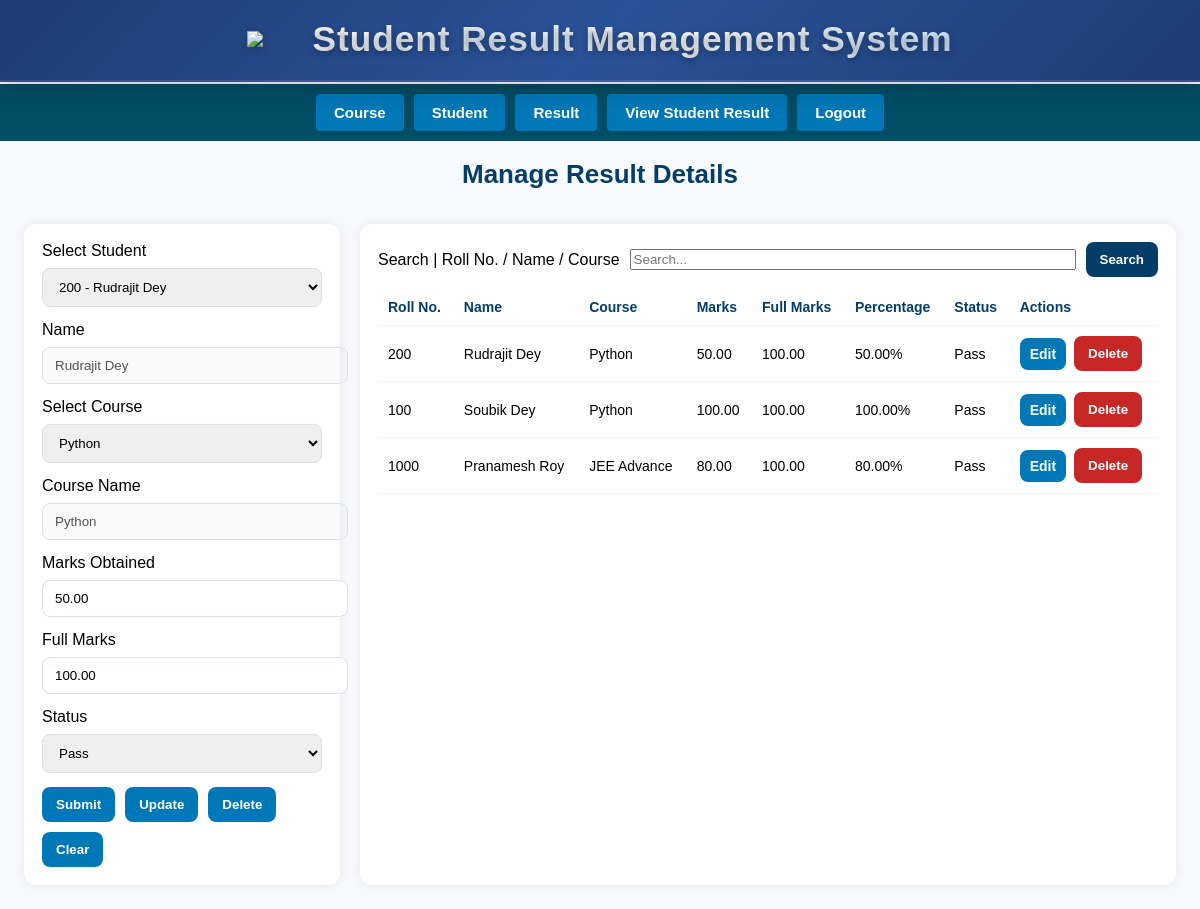
The app's page /add_result/?edit=1 with its own data.
### Home/models.py (models this page shows, shortened)
class Result(models.Model):
    STATUS_CHOICES = [
        ('Pass', 'Pass'),
        ('Fail', 'Fail'),
    ]
    student = models.ForeignKey(Student, on_delete=models.CASCADE)
    course = models.ForeignKey(Course, on_delete=models.CASCADE)
    marks_obtained = models.DecimalField(max_digits=5, decimal_places=2)
    full_marks = models.DecimalField(max_digits=5, decimal_places=2)
    percentage = models.DecimalField(max_digits=5, decimal_places=2, editable=False)
    status = models.CharField(max_length=10, choices=STATUS_CHOICES, default='Fail')
    created_date = models.DateTimeField(auto_now_add=True)
    updated_date = models.DateTimeField(auto_now=True)

class Student(models.Model):
    GENDER_CHOICES = [
        ('M', 'Male'),
        ('F', 'Female'),
        ('O', 'Other'),
    ]
    roll_no = models.CharField(max_length=50, unique=True)
    name = models.CharField(max_length=100)
    dob = models.DateField()
    contact = models.CharField(max_length=20)
    email = models.EmailField()
    course = models.ForeignKey(Course, on_delete=models.CASCADE)
    gender = models.CharField(max_length=1, choices=GENDER_CHOICES)
    admission_date = models.DateField()
    state = models.CharField(max_length=100)
    city = models.CharField(max_length=100)
    pin_code = models.CharField(max_length=10)
    address = models.TextField()
    def __str__(self):
        return f"{self.roll_no} - {self.name}"

class Course(models.Model):
    name = models.CharField(max_length=100)
    duration = models.CharField(max_length=50)
    charges = models.DecimalField(max_digits=10, decimal_places=2)
    description = models.TextField()
    def __str__(self):
        return self.name

### Home/views.py (the view, shortened to what this page needs)
# urls.py: path('add_result/', views.manage_result, name='manage_result'),
def manage_result(request):
    results = Result.objects.all().select_related('student', 'course')
    form = ResultForm()
    selected_id = None
    student_name = ""
    course_name = ""
    if request.method == 'GET' and request.GET.get('edit'):
        rid = request.GET.get('edit')
        result = get_object_or_404(Result, id=rid)
        form = ResultForm(instance=result)
        selected_id = result.id
        student_name = result.student.name
        course_name = result.course.name
    query = request.GET.get("search")
    context = {
        "results": results,
        "form": form,
        "selected_id": selected_id,
        "student_name": student_name,
        "course_name": course_name
    }
    return render(request, "add_result.html", context)

### Home/forms.py
class ResultForm(forms.ModelForm):
    class Meta:
        model = Result
        fields = ['student', 'course', 'marks_obtained', 'full_marks', 'status']
        widgets = {
            'student': forms.Select(attrs={'class': 'input-box'}),
            'course': forms.Select(attrs={'class': 'input-box'}),
            'marks_obtained': forms.NumberInput(attrs={'placeholder': 'Enter marks obtained', 'class': 'input-box', 'step': '0.01'}),
            'full_marks': forms.NumberInput(attrs={'placeholder': 'Enter full marks', 'class': 'input-box', 'step': '0.01'}),
            'status': forms.Select(attrs={'class': 'input-box'}),
        }

### templates/add_result.html (shortened to what this page needs)
{% extends "base.html" %}
{% load static %}
{% block body %}
<!DOCTYPE html>
<html lang="en">
<head>
    <link rel="stylesheet" href="{% static 'css/add_result.css' %}?v=1.0">
</head>
<body>
    <div class="page-title">
    <h2>Manage Result Details</h2>
    </div>
<div class="container">
    <div class="main-box">
        <div class="left-panel">
            <form method="POST">
                <label>Select Student</label>
                {{ form.student }}
                <label>Name</label>
                <input type="text" class="input-box" value="{{ student_name }}" disabled>
                <label>Select Course</label>
                {{ form.course }}
                <label>Course Name</label>
                <input type="text" class="input-box" value="{{ course_name }}" disabled>
                <label>Marks Obtained</label>
                {{ form.marks_obtained }}
                <label>Full Marks</label>
                {{ form.full_marks }}
                <label>Status</label>
                {{ form.status }}
                <div class="btn-row">
                    <button type="submit" name="save" class="save">Submit</button>
                    <button type="submit" name="update" class="update">Update</button>
                    <button type="submit" name="delete" class="delete">Delete</button>
                    <button type="submit" name="clear" class="clear">Clear</button>
                </div>
            </form>
        </div>
        <div class="right-panel">
            <form method="GET" class="search-row">
                <label>Search | Roll No. / Name / Course</label>
                <input type="text" name="search" placeholder="Search...">
                <button type="submit" class="search-btn">Search</button>
            </form>
            <div class="table-box">
                <table>
                    <thead>
                        <tr>
                            <th>Roll No.</th>
                            <th>Name</th>
                            <th>Course</th>
                            <th>Marks</th>
                            <th>Full Marks</th>
                            <th>Percentage</th>
                            <th>Status</th>
                            <th>Actions</th>
                        </tr>
                    </thead>
                    <tbody>
                        {% for r in results %}
                        <tr>
                            <td>{{ r.student.roll_no }}</td>
                            <td>{{ r.student.name }}</td>
                            <td>{{ r.course.name }}</td>
                            <td>{{ r.marks_obtained }}</td>
                            <td>{{ r.full_marks }}</td>
                            <td>{{ r.percentage|floatformat:2 }}%</td>
                            <td>{{ r.status }}</td>
                            <td class="actions-cell">
                                <div class="actions">
                                    <a class="edit-btn" href="?edit={{ r.id }}">Edit</a>
                                    <form method="POST" class="inline-delete">
                                        <button type="submit" name="delete" class="delete-row">Delete</button>
                                    </form>
                                </div>
                            </td>
                        </tr>
                        {% empty %}
                        <tr><td colspan="8">No records found</td></tr>
                        {% endfor %}
                    </tbody>
                </table>
            </div>
        </div>
    </div>
</div>
</body>
</html>
{% endblock %}

### static/css/dashboard.css (style rules this page uses)
body { margin: 0; font-family: 'Poppins', sans-serif; background: #f8f9fc; }
.container { display: flex; gap: 25px; padding: 25px; }

### static/css/add_result.css (style rules this page uses)
body { margin: 0; font-family: 'Poppins', sans-serif; background: #f8f9fc; }
.container { max-width: 1200px; margin: 0 auto; padding: 24px; }
.main-box { display: grid; grid-template-columns: 1fr 1.6fr; gap: 20px; }
.left-panel, .right-panel { background: #fff; border-radius: 12px; box-shadow: 0 0 10px rgba(0, 0, 0, 0.08); padding: 18px; }
.input-box, select { width: 100%; padding: 10px 12px; border: 1px solid #d7e1ea; border-radius: 8px; margin: 8px 0 14px; }
.btn-row { display: flex; gap: 10px; flex-wrap: wrap; }
button { padding: 10px 14px; border: 0; border-radius: 8px; background: #0077b6; color: #fff; font-weight: 700; cursor: pointer; }
.search-row { display: flex; gap: 10px; align-items: center; margin-bottom: 12px; flex-wrap: wrap; }
.search-row input { flex: 1; min-width: 200px; }
.search-btn { background: #043e68; }
.table-box { overflow: auto; }
table { width: 100%; border-collapse: collapse; min-width: 780px; }
th, td { padding: 10px; border-bottom: 1px solid #eef2f7; text-align: left; font-size: 14px; }
th { color: #043e68; }
.actions-cell .actions { display: flex; gap: 8px; align-items: center; }
.edit-btn { display: inline-block; padding: 8px 10px; border-radius: 8px; background: #0077b6; color: #fff; text-decoration: none; font-weight: 700; }
.inline-delete { display: inline; }
.delete-row { background: #c62828; }
.page-title { width:100%; margin:18px 0 10px; text-align:center; }
.page-title h2 { margin:0; font-size:26px; font-weight:700; color:#043e68; }

### records on screen
Result: student "200 - Rudrajit Dey", course "Python", marks_obtained "50.00", full_marks "100.00", status "Pass", student.roll_no "200", student.name "Rudrajit Dey", course.name "Python", percentage "50.00"
Student: name "Rudrajit Dey"
Course: name "Python"
Result: student.roll_no "100", student.name "Soubik Dey", course.name "Python", marks_obtained "100.00", full_marks "100.00", percentage "100.00", status "Pass"
Result: student.roll_no "1000", student.name "Pranamesh Roy", course.name "JEE Advance", marks_obtained "80.00", full_marks "100.00", percentage "80.00", status "Pass"
